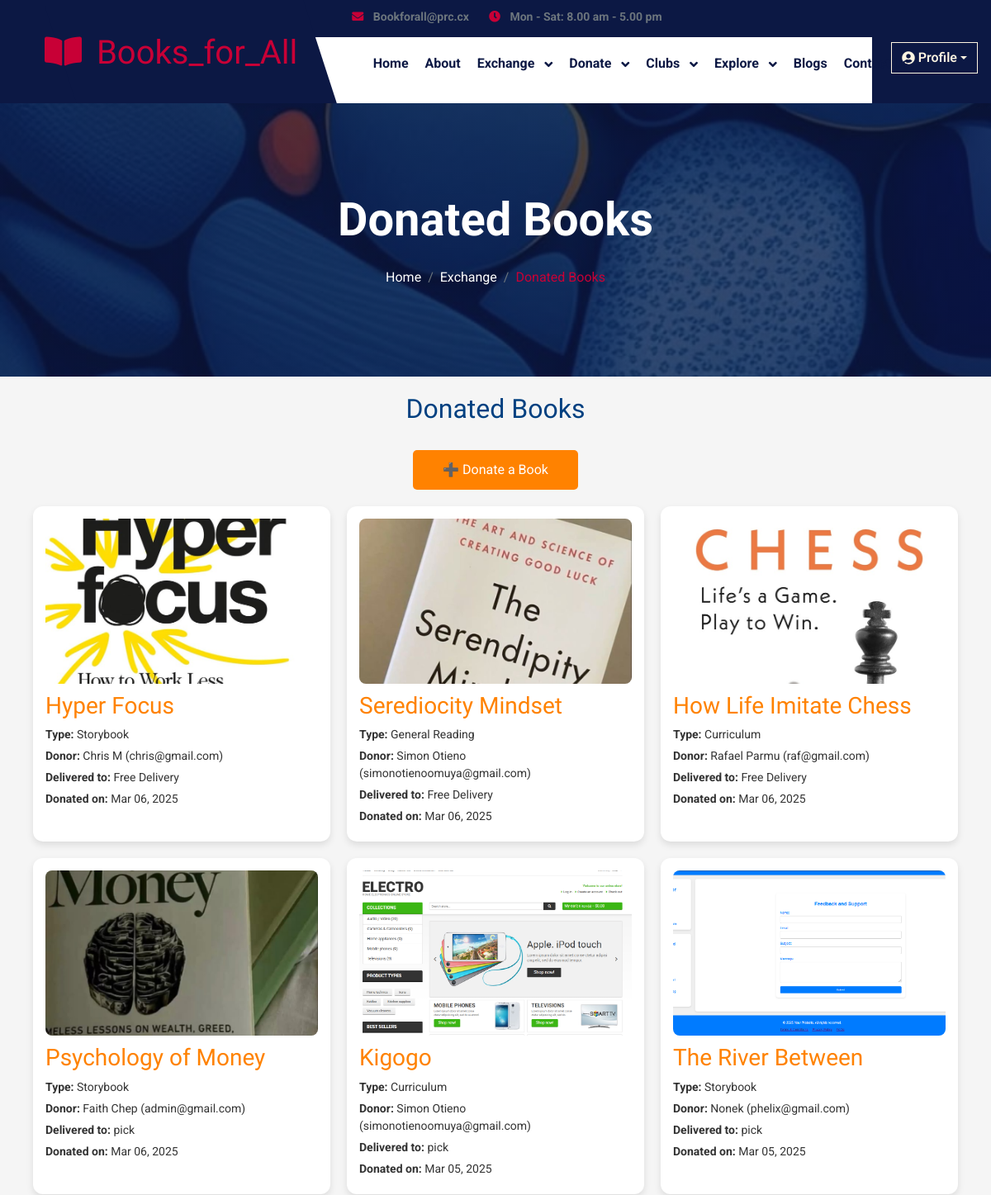
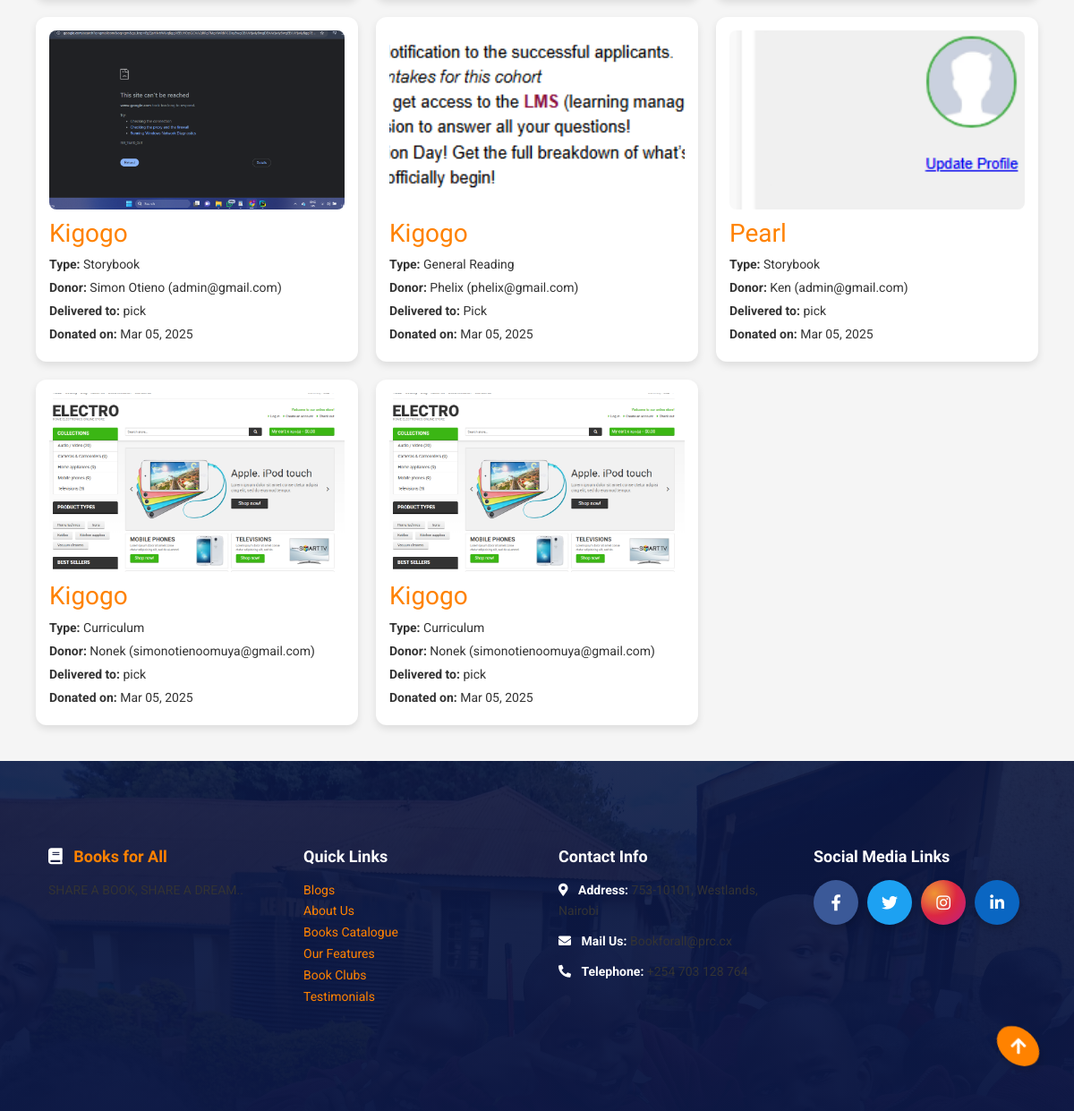
The page /view_donated_books/ on the database its author committed (2 pictures, top to bottom).
### myapp/models.py (models this page shows, shortened)
class BookDonation(models.Model):
    donor_name = models.CharField(max_length=100)
    donor_email = models.EmailField()
    book_title = models.CharField(max_length=200)
    book_type = models.CharField(
        max_length=50,
        choices=[('curriculum', 'Curriculum'), ('storybook', 'Storybook'), ('general', 'General Reading')]
    )
    delivery_option = models.CharField(max_length=200)
    book_image = models.ImageField(upload_to='book_donations/')
    donated_at = models.DateTimeField(auto_now_add=True)

### myapp/views.py (the view)
# urls.py: path('view_donated_books/', views.view_donated_books, name='view_donated_books'),
def view_donated_books(request):
    books = BookDonation.objects.all().order_by('-donated_at')
    return render(request, 'view_donated_books.html', {'books': books})

### myapp/templates/view_donated_books.html (shortened to what this page needs)
{% load static %}
<!DOCTYPE html>
<html lang="en">
<head>
    <link href="https://cdn.jsdelivr.net/npm/bootstrap@5.3.0/dist/css/bootstrap.min.css" rel="stylesheet">
    <link rel="stylesheet" href="https://use.fontawesome.com/releases/v5.15.4/css/all.css"/>
    <link href="https://cdn.jsdelivr.net/npm/bootstrap-icons@1.4.1/font/bootstrap-icons.css" rel="stylesheet">
    <link rel="stylesheet" href="{% static 'lib/animate/animate.min.css' %}"/>
    <link rel="stylesheet" href="{% static 'lib/owlcarousel/assets/owl.carousel.min.css' %}"/>
    <link rel="stylesheet" href="{% static 'css/bootstrap.min.css' %}"/>
    <link rel="stylesheet" href="{% static 'css/style.css' %}"/>
</head>
    <div class="container-fluid header-top">
    <div class="nav-shaps-2"></div>
    <div class="container d-flex align-items-center">
        <div class="d-flex align-items-center h-100">
            <a href="#" class="navbar-brand" style="height: 125px;">
                <h1 class="text-primary mb-0" style="color: #ffffff;">
                    <i class="fas fa-book-open me-2"></i> Books_for_All
                </h1>
            </a>
        </div>
        <div class="w-100 h-100">
            <div class="topbar px-0 py-2 d-none d-lg-block" style="height: 45px;">
                <div class="row gx-0 align-items-center">
                    <div class="col-lg-8 text-center text-lg-center mb-lg-0">
                        <div class="d-flex flex-wrap">
                            <div class="pe-4">
                                <a href="Bookforall@prc.cx" class="text-muted small"
                                    style="color: white; font-weight: bold;">
                                    <i class="fas fa-envelope text-primary me-2" style="color: white"></i>
                                    Bookforall@prc.cx
                                </a>
                            </div>
                            <div class="pe-0">
                                <a href="#" class="text-muted small"
                                    style="color: white; font-weight: bold;">
                                    <i class="fa fa-clock text-primary me-2" style="color: white"></i>
                                    Mon - Sat: 8.00 am - 5.00 pm
                                </a>
                            </div>
                        </div>
                    </div>
                    <div class="col-lg-4 text-center text-lg-end">
                        <div class="d-flex justify-content-end">
                            <div class="d-flex align-items-center pe-3">
                                <div class="position-absolute end-0 me-3" style="padding-top: 100px;">
                                    <div class="dropdown">
                                        <button class="btn btn-outline-light dropdown-toggle d-flex align-items-center"
                                            type="button" id="profileDropdown" data-bs-toggle="dropdown"
                                            aria-expanded="false">
                                            <i class="fas fa-user-circle me-1"></i> Profile
                                        </button>
                                    </div>
                                </div>
                            </div>
                        </div>
                    </div>
                </div>
            </div>
            <div class="nav-bar px-0 py-lg-0" style="height: 80px;">
                <nav class="navbar navbar-expand-lg navbar-light d-flex justify-content-lg-end">
                    <div class="collapse navbar-collapse" id="navbarCollapse">
                        <div class="navbar-nav mx-0 mx-lg-auto">
                            <a href="{% url 'home' %}" class="nav-item nav-link fw-bold text-dark">Home</a>
                            <a href="{% url 'about' %}" class="nav-item nav-link fw-bold text-dark">About</a>
                            <div class="nav-item dropdown">
                                <a href="#" class="nav-link dropdown-toggle fw-bold text-dark" data-bs-toggle="dropdown">
                                    Exchange
                                </a>
                            </div>
                            <div class="nav-item dropdown">
                                <a href="#" class="nav-link dropdown-toggle fw-bold text-dark" data-bs-toggle="dropdown">
                                    Donate
                                </a>
                            </div>
                            <div class="nav-item dropdown">
                                <a href="#" class="nav-link dropdown-toggle fw-bold text-dark" data-bs-toggle="dropdown">
                                    Clubs
                                </a>
                            </div>
                            <div class="nav-item dropdown">
                                <a href="#" class="nav-link dropdown-toggle fw-bold text-dark" data-bs-toggle="dropdown">
                                    Explore
                                </a>
                            </div>
                            <a href="{% url 'blogs' %}" class="nav-item nav-link fw-bold text-dark">Blogs</a>
                            <a href="{% url 'contact' %}" class="nav-item nav-link fw-bold text-dark">Contact Us</a>
                        </div>
                    </div>
                </nav>
            </div>
        </div>
    </div>
</div>
        <div class="container-fluid bg-breadcrumb">
            <div class="container text-center py-5" style="max-width: 900px;">
                <h4 class="text-white display-4 mb-4 wow fadeInDown" data-wow-delay="0.1s">Donated Books</h4>
                <ol class="breadcrumb d-flex justify-content-center mb-0 wow fadeInDown" data-wow-delay="0.3s">
                    <li class="breadcrumb-item"><a href="index.html">Home</a></li>
                    <li class="breadcrumb-item"><a href="#">Exchange</a></li>
                    <li class="breadcrumb-item active text-primary">Donated Books</li>
                </ol>
            </div>
        </div>
<div class="donated-books-container">
    <h2>Donated Books</h2>
    <a href="{% url 'donate_book' %}"
       style="background-color: #FF8200;
              color: #FFFFFF;
              padding: 12px 20px;
              border: none;
              cursor: pointer;
              text-decoration: none;
              font-size: 16px;
              border-radius: 5px;
              display: block;
              text-align: center;
              width: 200px;
              margin: 30px auto 0;
              transition: background 0.3s ease;
              position: relative;
              z-index: 2;">➕ Donate a Book</a>
    <div class="book-list">
        {% for book in books %}
        <div class="book-card">
            <img src="{{ book.book_image.url }}" alt="{{ book.book_title }}" class="book-image">
            <h3>{{ book.book_title }}</h3>
            <p><strong>Type:</strong> {{ book.get_book_type_display }}</p>
            <p><strong>Donor:</strong> {{ book.donor_name }} ({{ book.donor_email }})</p>
            <p><strong>Delivered to:</strong> {{ book.delivery_option }}</p>
            <p><strong>Donated on:</strong> {{ book.donated_at|date:"M d, Y" }}</p>
        </div>
        {% empty %}
        <p>No books donated yet.</p>
        {% endfor %}
    </div>
</div>
<div class="container-fluid footer py-5 wow fadeIn" data-wow-delay="0.2s" style="background-color: #004080; color: #FFFFFF;">
    <div class="container py-5">
        <div class="row g-5">
            <div class="col-md-6 col-lg-6 col-xl-3">
                <div style="margin-bottom: 20px;">
                    <h4 style="color: #FF8200; font-size: 18px; font-weight: bold; margin-bottom: 15px;">
                        <i class="fas fa-book text-white me-2"></i> Books for All
                    </h4>
                    <p style="margin: 0; font-size: 14px; line-height: 1.7;">SHARE A BOOK, SHARE A DREAM..</p>
                </div>
            </div>
            <div class="col-md-6 col-lg-6 col-xl-3">
                <div style="margin-bottom: 20px;">
                    <h4 style="color: #FFFFFF; font-size: 18px; font-weight: bold; margin-bottom: 15px;">Quick Links</h4>
                    <ul style="list-style-type: none; padding: 0; font-size: 14px; line-height: 1.7;">
                        <li><a href="{% url 'blogs' %}" style="color: #FF8200; text-decoration: none;">Blogs</a></li>
                        <li><a href="{% url 'about' %}" style="color: #FF8200; text-decoration: none;">About Us</a></li>
                        <li><a href="{% url 'book_exchange' %}" style="color: #FF8200; text-decoration: none;">Books Catalogue</a></li>
                        <li><a href="{% url 'features' %}" style="color: #FF8200; text-decoration: none;">Our Features</a></li>
                        <li><a href="{% url 'view_book_clubs' %}" style="color: #FF8200; text-decoration: none;">Book Clubs</a></li>
                        <li><a href="{% url 'testimonial' %}" style="color: #FF8200; text-decoration: none;">Testimonials</a></li>
                    </ul>
                </div>
            </div>
            <div class="col-md-6 col-lg-6 col-xl-3">
                <div style="margin-bottom: 20px;">
                    <h4 style="color: #FFFFFF; font-size: 18px; font-weight: bold; margin-bottom: 15px;">Contact Info</h4>
                    <div style="font-size: 14px; line-height: 1.7;">
                        <div style="margin-bottom: 10px;">
                            <i class="fas fa-map-marker-alt text-white me-2"></i>
                            <strong style="color: #FFFFFF;">Address:</strong>
                            <p style="margin: 0; display: inline;">753-10101, Westlands, Nairobi</p>
                        </div>
                        <div style="margin-bottom: 10px;">
                            <i class="fas fa-envelope text-white me-2"></i>
                            <strong style="color: #FFFFFF;">Mail Us:</strong>
                            <p style="margin: 0; display: inline;">Bookforall@prc.cx</p>
                        </div>
                        <div>
                            <i class="fa fa-phone-alt text-white me-2"></i>
                            <strong style="color: #FFFFFF;">Telephone:</strong>
                            <p style="margin: 0; display: inline;">+254 703 128 764</p>
                        </div>
                    </div>
                </div>
            </div>
            <div class="col-md-6 col-lg-6 col-xl-3">
                <div style="margin-bottom: 20px;">
                    <h4 style="color: #FFFFFF; font-size: 18px; font-weight: bold; margin-bottom: 15px;">Social Media Links</h4>
                    <div style="display: flex; gap: 10px; justify-content: start;">
                        <a href="https://facebook.com/bookforall20"
                           style="width: 50px; height: 50px; background-color: #3B5998; color: #FFFFFF; display: flex; align-items: center; justify-content: center; border-radius: 50%; box-shadow: 0 4px 8px rgba(0, 0, 0, 0.2); transition: all 0.3s;">
                            <i class="fab fa-facebook-f" style="font-size: 18px;"></i>
                        </a>
                        <a href="https://x.com/Bookforall20"
                           style="width: 50px; height: 50px; background-color: #1DA1F2; color: #FFFFFF; display: flex; align-items: center; justify-content: center; border-radius: 50%; box-shadow: 0 4px 8px rgba(0, 0, 0, 0.2); transition: all 0.3s;">
                            <i class="fab fa-twitter" style="font-size: 18px;"></i>
                        </a>
                        <a href="https://instagram.com/bookforall20"
                           style="width: 50px; height: 50px; background: radial-gradient(circle at 30% 30%, #F09433, #E6683C, #DC2743, #CC2366, #BC1888); color: #FFFFFF; display: flex; align-items: center; justify-content: center; border-radius: 50%; box-shadow: 0 4px 8px rgba(0, 0, 0, 0.2); transition: all 0.3s;">
                            <i class="fab fa-instagram" style="font-size: 18px;"></i>
                        </a>
                        <a href="https://linkedin.com/bookforall20"
                           style="width: 50px; height: 50px; background-color: #0A66C2; color: #FFFFFF; display: flex; align-items: center; justify-content: center; border-radius: 50%; box-shadow: 0 4px 8px rgba(0, 0, 0, 0.2); transition: all 0.3s;">
                            <i class="fab fa-linkedin-in" style="font-size: 18px;"></i>
                        </a>
                    </div>
                </div>
            </div>
        </div>
    </div>
</div>
<div class="back-to-top" style="position: fixed; bottom: 20px; right: 20px; z-index: 99;">
    <a href="#" class="btn" style="width: 45px; height: 45px; font-size: 20px; background-color: #FF8200; color: #FFFFFF; display: flex; justify-content: center; align-items: center; border-radius: 50%; box-shadow: 0 4px 10px rgba(0, 0, 0, 0.2); transition: all 0.3s;">
        <i class="fa fa-arrow-up"></i>
    </a>
</div>
</body>
</html>

### rows shown on the page
BookDonation: book_image (picture), book_title "Hyper Focus", book_type "Storybook", donor_name "Chris M", donor_email "chris@gmail.com", delivery_option "Free Delivery", donated_at "Mar 06, 2025"
BookDonation: book_image (picture), book_title "Serediocity Mindset", book_type "General Reading", donor_name "Simon Otieno", donor_email "simonotienoomuya@gmail.com", delivery_option "Free Delivery", donated_at "Mar 06, 2025"
BookDonation: book_image (picture), book_title "How Life Imitate Chess", book_type "Curriculum", donor_name "Rafael Parmu", donor_email "raf@gmail.com", delivery_option "Free Delivery", donated_at "Mar 06, 2025"
BookDonation: book_image (picture), book_title "Psychology of Money", book_type "Storybook", donor_name "Faith Chep", donor_email "admin@gmail.com", delivery_option "pick", donated_at "Mar 06, 2025"
BookDonation: book_image (picture), book_title "Kigogo", book_type "Curriculum", donor_name "Simon Otieno", donor_email "simonotienoomuya@gmail.com", delivery_option "pick", donated_at "Mar 05, 2025"
BookDonation: book_image (picture), book_title "The River Between", book_type "Storybook", donor_name "Nonek", donor_email "phelix@gmail.com", delivery_option "pick", donated_at "Mar 05, 2025"
BookDonation: book_image (picture), book_title "Kigogo", book_type "Storybook", donor_name "Simon Otieno", donor_email "admin@gmail.com", delivery_option "pick", donated_at "Mar 05, 2025"
BookDonation: book_image (picture), book_title "Kigogo", book_type "General Reading", donor_name "Phelix", donor_email "phelix@gmail.com", delivery_option "Pick", donated_at "Mar 05, 2025"
BookDonation: book_image (picture), book_title "Pearl", book_type "Storybook", donor_name "Ken", donor_email "admin@gmail.com", delivery_option "pick", donated_at "Mar 05, 2025"
BookDonation: book_image (picture), book_title "Kigogo", book_type "Curriculum", donor_name "Nonek", donor_email "simonotienoomuya@gmail.com", delivery_option "pick", donated_at "Mar 05, 2025"
BookDonation: book_image (picture), book_title "Kigogo", book_type "Curriculum", donor_name "Nonek", donor_email "simonotienoomuya@gmail.com", delivery_option "pick", donated_at "Mar 05, 2025"
